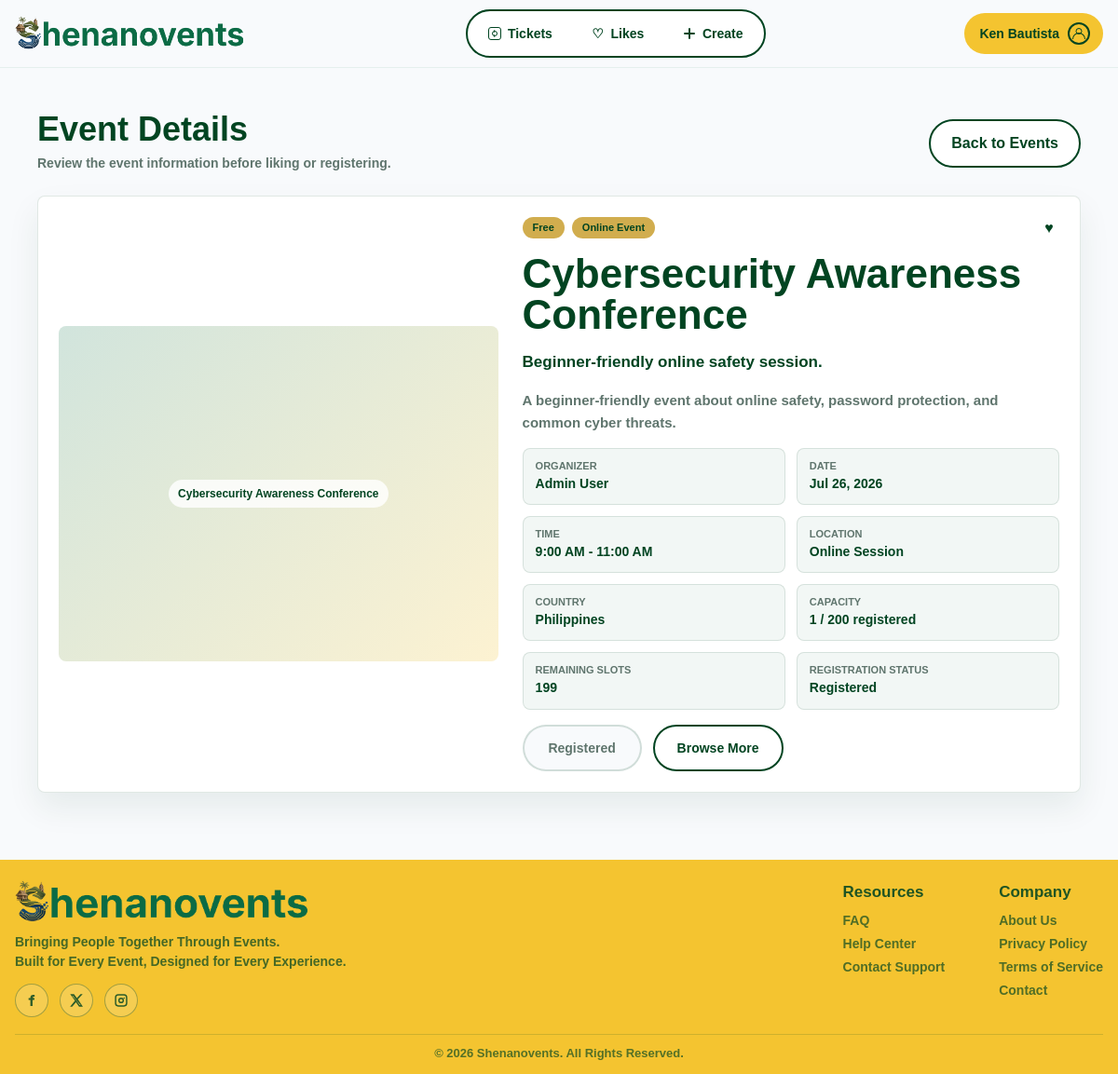
Screenshot of /participant/event-details.php?event=1 (signed in) with the database file from the repository.
### tables this page shows
CREATE TABLE registrations (
    registration_id INT AUTO_INCREMENT PRIMARY KEY,
    user_id INT NOT NULL,
    event_id INT NOT NULL,
    registration_full_name VARCHAR(200) NULL,
    registration_email VARCHAR(150) NULL,
    contact_number VARCHAR(30) NULL,
    attendee_count INT NOT NULL DEFAULT 1,
    special_notes TEXT NULL,
    registration_status VARCHAR(30) NOT NULL DEFAULT 'registered',
    attendance_code VARCHAR(50) NULL UNIQUE,
    attendance_status VARCHAR(30) NOT NULL DEFAULT 'pending',
    attendance_marked_at DATETIME NULL,
    registered_at DATETIME NOT NULL DEFAULT CURRENT_TIMESTAMP,
    CONSTRAINT fk_registrations_user
        FOREIGN KEY (user_id)
        REFERENCES users(user_id)
        ON UPDATE CASCADE
        ON DELETE CASCADE,
    CONSTRAINT fk_registrations_event
        FOREIGN KEY (event_id)
        REFERENCES events(event_id)
        ON UPDATE CASCADE
        ON DELETE CASCADE,
    CONSTRAINT uq_user_event_registration
        UNIQUE (user_id, event_id)
);

CREATE TABLE events (
    event_id INT AUTO_INCREMENT PRIMARY KEY,
    event_title VARCHAR(150) NOT NULL,
    event_summary VARCHAR(255) NULL,
    event_description TEXT NOT NULL,
    event_tags VARCHAR(255) NULL,
    event_category VARCHAR(80) NULL,
    event_type VARCHAR(30) NOT NULL DEFAULT 'physical',
    event_location VARCHAR(150) NOT NULL,
    event_country VARCHAR(100) NOT NULL DEFAULT 'Philippines',
    event_province VARCHAR(100) NULL,
    event_city VARCHAR(100) NULL,
    event_address VARCHAR(255) NULL,
    event_venue VARCHAR(150) NULL,
    online_link VARCHAR(255) NULL,
    online_platform VARCHAR(100) NULL,
    event_date DATE NOT NULL,
    event_time TIME NOT NULL,
    event_end_time TIME NULL,
    capacity INT NOT NULL,
    banner_image VARCHAR(255) NULL,
    visibility VARCHAR(30) NOT NULL DEFAULT 'public',
    audience VARCHAR(100) NULL,
    private_access_key VARCHAR(20) NULL UNIQUE,
    publish_date DATE NULL,
    publish_time TIME NULL,
    status VARCHAR(30) NOT NULL DEFAULT 'open',
    created_by INT NOT NULL,
    created_at DATETIME NOT NULL DEFAULT CURRENT_TIMESTAMP,
    CONSTRAINT fk_events_created_by
        FOREIGN KEY (created_by)
        REFERENCES users(user_id)
        ON UPDATE CASCADE
        ON DELETE RESTRICT
);

### participant/event-details.php (the view, shortened to what this page needs)
<?php
require_once __DIR__ . '/../includes/participant-check.php';
require_once __DIR__ . '/../includes/participant-data.php';
$participant_id = participant_current_user_id();
$event_id = (int) ($_GET['event'] ?? 0);
$event = $event_id > 0 ? participant_fetch_event_details($conn, $participant_id, $event_id) : null;
require_once __DIR__ . '/../includes/header.php';
?>
<section class="profile-page event-detail-page" aria-labelledby="eventDetailTitle">
    <div class="profile-shell">
        <div class="dashboard-title-row">
            <div>
                <h1 id="eventDetailTitle">Event Details</h1>
                <p>Review the event information before liking or registering.</p>
            </div>
            <a class="button button-outline" href="events.php">Back to Events</a>
        </div>
        <?php if (!$event): ?>
            <?php participant_render_empty_state('Event not found', 'The selected event may have been removed or is no longer available.', 'events.php', 'Browse Events'); ?>
        <?php else: ?>
            <article class="event-detail-card" data-registration-event data-event-id="event-<?php echo (int) $event['event_id']; ?>" data-event-title="<?php echo htmlspecialchars($event['event_title'], ENT_QUOTES, 'UTF-8'); ?>" data-event-date-time="<?php echo htmlspecialchars($event['date_time'], ENT_QUOTES, 'UTF-8'); ?>" data-event-location="<?php echo htmlspecialchars($event['event_location'], ENT_QUOTES, 'UTF-8'); ?>">
                <div class="event-detail-media">
                    <?php participant_render_event_image($event); ?>
                </div>
                <div class="event-detail-content">
                    <div class="event-card-top event-detail-top">
                        <div class="event-badges" aria-label="Event badges">
                            <span class="event-badge">Free</span>
                            <span class="event-badge"><?php echo htmlspecialchars($event['event_type_label'], ENT_QUOTES, 'UTF-8'); ?></span>
                        </div>
                        <?php participant_render_like_button($event); ?>
                    </div>
                    <h2><?php echo htmlspecialchars($event['event_title'], ENT_QUOTES, 'UTF-8'); ?></h2>
                    <p class="event-detail-summary"><?php echo htmlspecialchars($event['event_summary'] !== '' ? $event['event_summary'] : $event['event_description'], ENT_QUOTES, 'UTF-8'); ?></p>
                    <p><?php echo htmlspecialchars($event['event_description'], ENT_QUOTES, 'UTF-8'); ?></p>
                    <dl class="event-detail-list">
                        <div>
                            <dt>Organizer</dt>
                            <dd><?php echo htmlspecialchars($event['organizer_name'], ENT_QUOTES, 'UTF-8'); ?></dd>
                        </div>
                        <div>
                            <dt>Date</dt>
                            <dd><?php echo htmlspecialchars($event['date_text'], ENT_QUOTES, 'UTF-8'); ?></dd>
                        </div>
                        <div>
                            <dt>Time</dt>
                            <dd><?php echo htmlspecialchars($event['time_text'], ENT_QUOTES, 'UTF-8'); ?></dd>
                        </div>
                        <div>
                            <dt>Location</dt>
                            <dd><?php echo htmlspecialchars($event['event_location'], ENT_QUOTES, 'UTF-8'); ?></dd>
                        </div>
                        <div>
                            <dt>Country</dt>
                            <dd><?php echo htmlspecialchars($event['event_country'] !== '' ? $event['event_country'] : 'Not specified', ENT_QUOTES, 'UTF-8'); ?></dd>
                        </div>
                        <div>
                            <dt>Capacity</dt>
                            <dd><?php echo (int) $event['registered_count']; ?> / <?php echo (int) $event['capacity']; ?> registered</dd>
                        </div>
                        <div>
                            <dt>Remaining Slots</dt>
                            <dd><?php echo (int) $event['remaining_slots']; ?></dd>
                        </div>
                        <div>
                            <dt>Registration Status</dt>
                            <dd><?php echo htmlspecialchars($event['registration_label'], ENT_QUOTES, 'UTF-8'); ?></dd>
                        </div>
                    </dl>
                    <div class="participant-form-actions">
                        <?php participant_render_event_action($event, 'browse'); ?>
                        <a class="button button-outline" href="events.php">Browse More</a>
                    </div>
                </div>
            </article>
        <?php endif; ?>
    </div>
</section>
<?php require_once __DIR__ . '/../includes/footer.php'; ?>

### includes/participant-data.php (shortened to what this page needs)
<?php
function participant_current_user_id()
{
    return (int) ($_SESSION['user_id'] ?? 0);
}
function participant_format_date($date)
{
    $timestamp = strtotime($date);
    return $timestamp ? date('M j, Y', $timestamp) : 'N/A';
}
function participant_format_time($time)
{
    $timestamp = strtotime($time);
    return $timestamp ? date('g:i A', $timestamp) : 'N/A';
}
function participant_time_filter($date)
{
    $event_timestamp = strtotime($date);
    $day_of_week = (int) date('N', $event_timestamp);
    return $day_of_week >= 6 ? 'weekend' : 'all';
}
function participant_user_can_view_event($event, $user_id)
{
    return true;
}
function participant_event_select_fields($alias = 'e')
{
    $prefix = $alias . '.';
    return $prefix . 'event_id, ' . $prefix . 'event_title, ' . $prefix . 'event_summary, '
        . $prefix . 'event_description, ' . $prefix . 'event_tags, ' . $prefix . 'event_category, '
        . $prefix . 'event_type, ' . $prefix . 'event_location, ' . $prefix . 'event_country, '
        . $prefix . 'event_province, ' . $prefix . 'event_city, ' . $prefix . 'event_address, '
        . $prefix . 'event_venue, ' . $prefix . 'online_link, ' . $prefix . 'online_platform, '
        . $prefix . 'event_date, ' . $prefix . 'event_time, ' . $prefix . 'event_end_time, '
        . $prefix . 'capacity, ' . $prefix . 'banner_image, ' . $prefix . 'visibility, '
        . $prefix . 'private_access_key, ' . $prefix . 'audience, ' . $prefix . 'publish_date, ' . $prefix . 'publish_time, '
        . $prefix . 'status, ' . $prefix . 'created_by, ' . $prefix . 'created_at';
}
function participant_render_event_image($event, $base_path = '../')
{
    $event_title = $event['event_title'] ?? 'Shenanovents event';
        ?>
    <div class="event-image-placeholder event-image-fallback">
        <span><?php echo htmlspecialchars($event_title, ENT_QUOTES, 'UTF-8'); ?></span>
    </div>
    <?php
}
function participant_event_type_label($event_type)
{
    $event_type = strtolower(trim((string) $event_type));
    if ($event_type === 'online') {
        return 'Online Event';
    }
    return 'Venue Event';
}
        ?>
    <?php
function participant_event_badge($status, $remaining_slots, $capacity)
{
    $capacity = (int) $capacity;
    $remaining_slots = (int) $remaining_slots;
    $registered_count = max(0, $capacity - max(0, $remaining_slots));
    return '';
}
function participant_registration_label($event)
{
    if (($event['current_user_registration_status'] ?? '') === 'registered') {
        return 'Registered';
    }
    return 'Free Registration';
}
function participant_attendance_status_label($status)
{
    $status = strtolower(trim((string) $status));
    return ucwords(str_replace(['_', '-'], ' ', $status));
}
function participant_normalize_event_row($row)
{
    $capacity = (int) ($row['capacity'] ?? 0);
    $registered_count = (int) ($row['registered_count'] ?? 0);
    $event_type = strtolower(trim((string) ($row['event_type'] ?? '')));
    $event_category = strtolower(trim((string) ($row['event_category'] ?? '')));
    $start_time_text = participant_format_time($row['event_time'] ?? '');
    $end_time_text = !empty($row['event_end_time']) ? participant_format_time($row['event_end_time']) : '';
    $remaining_slots = max(0, $capacity - $registered_count);
    $row['registered_count'] = $registered_count;
    $row['remaining_slots'] = $remaining_slots;
    $row['date_text'] = participant_format_date($row['event_date']);
    $row['start_time_text'] = $start_time_text;
    $row['end_time_text'] = $end_time_text;
    $row['time_text'] = $end_time_text !== '' ? $start_time_text . ' - ' . $end_time_text : $start_time_text;
    $row['date_time'] = strtoupper(date('D, M j', strtotime($row['event_date']))) . ' - ' . strtoupper($row['time_text']);
    $row['time_filter'] = participant_time_filter($row['event_date']);
    $row['location_type'] = in_array($event_type, ['online', 'physical', 'tba'], true)
        ? $event_type
        : participant_event_location_type($row['event_location']);
    $row['event_type_label'] = participant_event_type_label($row['location_type']);
    $row['category'] = $event_category !== ''
        ? $event_category
        : participant_event_category($row['event_title'], $row['event_description'] . ' ' . ($row['event_tags'] ?? ''));
    $row['event_category'] = $row['category'];
    $row['event_country'] = trim((string) ($row['event_country'] ?? ''));
    $row['event_city'] = trim((string) ($row['event_city'] ?? ''));
    $row['event_province'] = trim((string) ($row['event_province'] ?? ''));
    $row['event_summary'] = trim((string) ($row['event_summary'] ?? ''));
    $row['banner_image'] = trim((string) ($row['banner_image'] ?? ''));
    $row['visibility'] = trim((string) ($row['visibility'] ?? 'public'));
    $row['private_access_key'] = trim((string) ($row['private_access_key'] ?? ''));
    $row['audience'] = trim((string) ($row['audience'] ?? ''));
    $row['status_badge'] = participant_event_badge($row['status'], $remaining_slots, $capacity);
    $row['registration_label'] = participant_registration_label($row);
    $row['organizer_name'] = trim(($row['organizer_first_name'] ?? '') . ' ' . ($row['organizer_last_name'] ?? ''));
    $row['current_user_liked'] = (int) ($row['current_user_liked'] ?? 0);
    $row['attendee_count'] = (int) ($row['attendee_count'] ?? 1);
    $row['attendance_code'] = trim((string) ($row['attendance_code'] ?? ''));
    $row['attendance_status'] = strtolower(trim((string) ($row['attendance_status'] ?? 'pending')));
    $row['attendance_status_label'] = participant_attendance_status_label($row['attendance_status']);
    $row['attendance_marked_at'] = $row['attendance_marked_at'] ?? null;
    return $row;
}
    ?>
    <?php
function participant_fetch_event_details($conn, $user_id, $event_id)
{
    $event_fields = participant_event_select_fields('e');
    $sql = 'SELECT ' . $event_fields . ',
                   organizer.first_name AS organizer_first_name,
                   organizer.last_name AS organizer_last_name,
                   (SELECT COALESCE(SUM(active_reg.attendee_count), 0)
                    FROM registrations active_reg
                    WHERE active_reg.event_id = e.event_id
                    AND active_reg.registration_status = "registered") AS registered_count,
                   current_registration.registration_id,
                   current_registration.registration_status AS current_user_registration_status,
                   current_registration.attendance_code,
                   current_registration.attendance_status,
                   current_registration.attendance_marked_at,
                   EXISTS(
                    SELECT 1
                    FROM liked_events liked
                    WHERE liked.event_id = e.event_id
                    AND liked.user_id = ?
                   ) AS current_user_liked
            FROM events e
            INNER JOIN users organizer ON organizer.user_id = e.created_by
            LEFT JOIN registrations current_registration
                ON current_registration.event_id = e.event_id
                AND current_registration.user_id = ?
            WHERE e.event_id = ?
            LIMIT 1';
    $stmt = mysqli_prepare($conn, $sql);
    mysqli_stmt_bind_param($stmt, 'iii', $user_id, $user_id, $event_id);
    mysqli_stmt_execute($stmt);
    $result = mysqli_stmt_get_result($stmt);
    $event = mysqli_fetch_assoc($result);
    $event = participant_normalize_event_row($event);
    return participant_user_can_view_event($event, $user_id) ? $event : null;
}
function participant_render_like_button($event)
{
    $is_liked = !empty($event['current_user_liked']);
    ?>
    <form class="event-like-form" action="" method="post" data-like-form>
        <button class="event-heart<?php echo $is_liked ? ' liked' : ''; ?>" type="submit" aria-label="<?php echo $is_liked ? 'Remove liked event' : 'Like event'; ?>" aria-pressed="<?php echo $is_liked ? 'true' : 'false'; ?>" data-like-button>
            <?php echo $is_liked ? '&#9829;' : '&#9825;'; ?>
        </button>
    </form>
    <?php
}
function participant_render_event_action($event, $mode = 'browse')
{
            ?>
            <?php
    if (($event['current_user_registration_status'] ?? '') === 'registered') {
        ?>
        <span class="event-register event-register-static">Registered</span>
        <?php
        return;
    }
        ?>
    <?php
}
    ?>

### rows the page displays
registrations: event.event_title "Cybersecurity Awareness Conference", event.event_summary "Beginner-friendly online safety session.", event.event_description "A beginner-friendly event about online safety, password protection, and common cyber threats.", event.event_location "Online Session", event.event_country "Philippines", event.capacity "200"

### other values shown
$safe_display_user_name "Ken Bautista"
$event['event_type_label'] "Online Event"
$event['organizer_name'] "Admin User"
$event['date_text'] "Jul 26, 2026"
$event['time_text'] "9:00 AM - 11:00 AM"
$event['registered_count'] "1"
$event['remaining_slots'] "199"
$event['registration_label'] "Registered"
